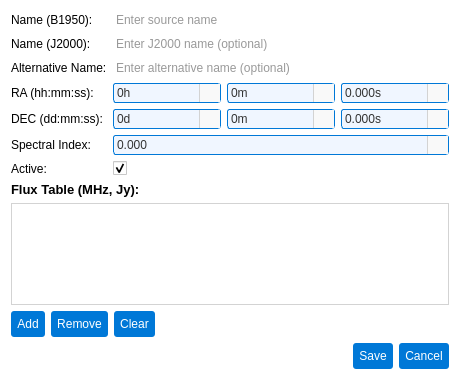
<?xml version="1.0" encoding="UTF-8"?>
<ui version="4.0">
 <class>SourceEditorDialog</class>
 <widget class="QDialog" name="SourceEditorDialog">
  <property name="windowModality">
   <enum>Qt::WindowModality::ApplicationModal</enum>
  </property>
  <property name="geometry">
   <rect>
    <x>0</x>
    <y>0</y>
    <width>460</width>
    <height>380</height>
   </rect>
  </property>
  <property name="sizePolicy">
   <sizepolicy hsizetype="Fixed" vsizetype="Fixed">
    <horstretch>0</horstretch>
    <verstretch>0</verstretch>
   </sizepolicy>
  </property>
  <property name="minimumSize">
   <size>
    <width>460</width>
    <height>380</height>
   </size>
  </property>
  <property name="maximumSize">
   <size>
    <width>460</width>
    <height>380</height>
   </size>
  </property>
  <property name="windowTitle">
   <string>Edit Source</string>
  </property>
  <property name="styleSheet">
   <string>background-color: #ffffff; font-family: Arial;</string>
  </property>
  <property name="modal">
   <bool>true</bool>
  </property>
  <layout class="QVBoxLayout" name="verticalLayout">
   <item>
    <layout class="QFormLayout" name="formLayout">
     <item row="0" column="0">
      <widget class="QLabel" name="labelName">
       <property name="text">
        <string>Name (B1950):</string>
       </property>
      </widget>
     </item>
     <item row="0" column="1">
      <widget class="QLineEdit" name="nameEdit">
       <property name="styleSheet">
        <string notr="true">QLineEdit {
    font-family: Arial;
    font-size: 9pt;
    color: #333333;
    padding: 1px;
    border-radius: 3px;
}
QLineEdit[readOnly=&quot;true&quot;] {
    border: 1px solid #d3d3d3;
    background-color: #f9f9f9;
}
QLineEdit[readOnly=&quot;false&quot;] {
    border: 1px solid #0078d7;
    background-color: #f0f6ff;
}
QLineEdit[readOnly=&quot;false&quot;]:hover {
    border: 1px solid #1a8cff;
}
QLineEdit[readOnly=&quot;false&quot;]:focus {
    border: 1px solid #005bb5;
    background-color: #ffffff;
}</string>
       </property>
       <property name="placeholderText">
        <string>Enter source name</string>
       </property>
      </widget>
     </item>
     <item row="1" column="0">
      <widget class="QLabel" name="labelNameJ2000">
       <property name="text">
        <string>Name (J2000):</string>
       </property>
      </widget>
     </item>
     <item row="1" column="1">
      <widget class="QLineEdit" name="nameJ2000Edit">
       <property name="styleSheet">
        <string notr="true">QLineEdit {
    font-family: Arial;
    font-size: 9pt;
    color: #333333;
    padding: 1px;
    border-radius: 3px;
}
QLineEdit[readOnly=&quot;true&quot;] {
    border: 1px solid #d3d3d3;
    background-color: #f9f9f9;
}
QLineEdit[readOnly=&quot;false&quot;] {
    border: 1px solid #0078d7;
    background-color: #f0f6ff;
}
QLineEdit[readOnly=&quot;false&quot;]:hover {
    border: 1px solid #1a8cff;
}
QLineEdit[readOnly=&quot;false&quot;]:focus {
    border: 1px solid #005bb5;
    background-color: #ffffff;
}</string>
       </property>
       <property name="placeholderText">
        <string>Enter J2000 name (optional)</string>
       </property>
      </widget>
     </item>
     <item row="2" column="0">
      <widget class="QLabel" name="labelAltName">
       <property name="text">
        <string>Alternative Name:</string>
       </property>
      </widget>
     </item>
     <item row="2" column="1">
      <widget class="QLineEdit" name="altNameEdit">
       <property name="styleSheet">
        <string notr="true">QLineEdit {
    font-family: Arial;
    font-size: 9pt;
    color: #333333;
    padding: 1px;
    border-radius: 3px;
}
QLineEdit[readOnly=&quot;true&quot;] {
    border: 1px solid #d3d3d3;
    background-color: #f9f9f9;
}
QLineEdit[readOnly=&quot;false&quot;] {
    border: 1px solid #0078d7;
    background-color: #f0f6ff;
}
QLineEdit[readOnly=&quot;false&quot;]:hover {
    border: 1px solid #1a8cff;
}
QLineEdit[readOnly=&quot;false&quot;]:focus {
    border: 1px solid #005bb5;
    background-color: #ffffff;
}</string>
       </property>
       <property name="placeholderText">
        <string>Enter alternative name (optional)</string>
       </property>
      </widget>
     </item>
     <item row="3" column="0">
      <widget class="QLabel" name="labelRa">
       <property name="text">
        <string>RA (hh:mm:ss):</string>
       </property>
      </widget>
     </item>
     <item row="3" column="1">
      <layout class="QHBoxLayout" name="raLayout">
       <item>
        <widget class="QDoubleSpinBox" name="raHEdit">
         <property name="styleSheet">
          <string notr="true">/* Base style for QDoubleSpinBox */
QDoubleSpinBox {
    font-family: Arial;
    font-size: 9pt;
    color: #333333;
    padding: 1px;
    padding-right: 20px;
    border-radius: 3px;
    background-color: #f9f9f9; /* Matches readOnly QLineEdit background */
    border: 1px solid #d3d3d3; /* Matches readOnly QLineEdit border */
}

/* Editable state */
QDoubleSpinBox:editable {
    background-color: #f0f6ff; /* Matches editable QComboBox background */
    border: 1px solid #0078d7; /* Matches editable QComboBox border */
}

/* Editable hover state */
QDoubleSpinBox:editable:hover {
    border: 1px solid #1a8cff; /* Matches editable QComboBox:hover border */
}

/* Editable focus state */
QDoubleSpinBox:editable:focus {
    border: 1px solid #005bb5; /* Matches editable QComboBox:focus border */
    background-color: #ffffff; /* Matches editable QComboBox:focus background */
}

/* Non-editable state */
QDoubleSpinBox:!editable {
    background-color: #f0f6ff; /* Matches non-editable QComboBox background */
    border: 1px solid #0078d7; /* Matches non-editable QComboBox border */
}

/* Non-editable hover state */
QDoubleSpinBox:!editable:hover {
    border: 1px solid #1a8cff; /* Matches non-editable QComboBox:hover border */
}

/* Non-editable focus state */
QDoubleSpinBox:!editable:focus {
    border: 1px solid #005bb5; /* Matches non-editable QComboBox:focus border */
    background-color: #ffffff; /* Matches non-editable QComboBox:focus background */
}

/* Styling for up/down buttons */
QDoubleSpinBox::up-button, QDoubleSpinBox::down-button {
    subcontrol-origin: padding;
    width: 20px;
    border-left: 1px solid #d3d3d3; /* Visual separation like QComboBox drop-down */
    background-color: #f9f9f9; /* Matches QComboBox drop-down background */
}
/* Hover state for up/down buttons */
QDoubleSpinBox::up-button:hover, QDoubleSpinBox::down-button:hover {
    background-color: #0078d7; /* Matches QComboBox drop-down:hover */
}

/* Up arrow styling */
QDoubleSpinBox::up-arrow {
    width: 12px;
    height: 12px;
    image: url(:/icons/up_arrow_icon.svg); /* Ensure this icon exists */
}
/* Down arrow styling */
QDoubleSpinBox::down-arrow {
    width: 12px;
    height: 12px;
    image: url(:/icons/down_arrow_icon.svg); /* Matches QComboBox down-arrow */
}</string>
         </property>
         <property name="suffix">
          <string>h</string>
         </property>
         <property name="decimals">
          <number>0</number>
         </property>
         <property name="maximum">
          <double>23.000000000000000</double>
         </property>
        </widget>
       </item>
       <item>
        <widget class="QDoubleSpinBox" name="raMEdit">
         <property name="styleSheet">
          <string notr="true">/* Base style for QDoubleSpinBox */
QDoubleSpinBox {
    font-family: Arial;
    font-size: 9pt;
    color: #333333;
    padding: 1px;
    padding-right: 20px;
    border-radius: 3px;
    background-color: #f9f9f9; /* Matches readOnly QLineEdit background */
    border: 1px solid #d3d3d3; /* Matches readOnly QLineEdit border */
}

/* Editable state */
QDoubleSpinBox:editable {
    background-color: #f0f6ff; /* Matches editable QComboBox background */
    border: 1px solid #0078d7; /* Matches editable QComboBox border */
}

/* Editable hover state */
QDoubleSpinBox:editable:hover {
    border: 1px solid #1a8cff; /* Matches editable QComboBox:hover border */
}

/* Editable focus state */
QDoubleSpinBox:editable:focus {
    border: 1px solid #005bb5; /* Matches editable QComboBox:focus border */
    background-color: #ffffff; /* Matches editable QComboBox:focus background */
}

/* Non-editable state */
QDoubleSpinBox:!editable {
    background-color: #f0f6ff; /* Matches non-editable QComboBox background */
    border: 1px solid #0078d7; /* Matches non-editable QComboBox border */
}

/* Non-editable hover state */
QDoubleSpinBox:!editable:hover {
    border: 1px solid #1a8cff; /* Matches non-editable QComboBox:hover border */
}

/* Non-editable focus state */
QDoubleSpinBox:!editable:focus {
    border: 1px solid #005bb5; /* Matches non-editable QComboBox:focus border */
    background-color: #ffffff; /* Matches non-editable QComboBox:focus background */
}

/* Styling for up/down buttons */
QDoubleSpinBox::up-button, QDoubleSpinBox::down-button {
    subcontrol-origin: padding;
    width: 20px;
    border-left: 1px solid #d3d3d3; /* Visual separation like QComboBox drop-down */
    background-color: #f9f9f9; /* Matches QComboBox drop-down background */
}
/* Hover state for up/down buttons */
QDoubleSpinBox::up-button:hover, QDoubleSpinBox::down-button:hover {
    background-color: #0078d7; /* Matches QComboBox drop-down:hover */
}

/* Up arrow styling */
QDoubleSpinBox::up-arrow {
    width: 12px;
    height: 12px;
    image: url(:/icons/up_arrow_icon.svg); /* Ensure this icon exists */
}
/* Down arrow styling */
QDoubleSpinBox::down-arrow {
    width: 12px;
    height: 12px;
    image: url(:/icons/down_arrow_icon.svg); /* Matches QComboBox down-arrow */
}</string>
         </property>
         <property name="suffix">
          <string>m</string>
         </property>
         <property name="decimals">
          <number>0</number>
         </property>
         <property name="maximum">
          <double>59.000000000000000</double>
         </property>
        </widget>
       </item>
       <item>
        <widget class="QDoubleSpinBox" name="raSEdit">
         <property name="styleSheet">
          <string notr="true">/* Base style for QDoubleSpinBox */
QDoubleSpinBox {
    font-family: Arial;
    font-size: 9pt;
    color: #333333;
    padding: 1px;
    padding-right: 20px;
    border-radius: 3px;
    background-color: #f9f9f9; /* Matches readOnly QLineEdit background */
    border: 1px solid #d3d3d3; /* Matches readOnly QLineEdit border */
}

/* Editable state */
QDoubleSpinBox:editable {
    background-color: #f0f6ff; /* Matches editable QComboBox background */
    border: 1px solid #0078d7; /* Matches editable QComboBox border */
}

/* Editable hover state */
QDoubleSpinBox:editable:hover {
    border: 1px solid #1a8cff; /* Matches editable QComboBox:hover border */
}

/* Editable focus state */
QDoubleSpinBox:editable:focus {
    border: 1px solid #005bb5; /* Matches editable QComboBox:focus border */
    background-color: #ffffff; /* Matches editable QComboBox:focus background */
}

/* Non-editable state */
QDoubleSpinBox:!editable {
    background-color: #f0f6ff; /* Matches non-editable QComboBox background */
    border: 1px solid #0078d7; /* Matches non-editable QComboBox border */
}

/* Non-editable hover state */
QDoubleSpinBox:!editable:hover {
    border: 1px solid #1a8cff; /* Matches non-editable QComboBox:hover border */
}

/* Non-editable focus state */
QDoubleSpinBox:!editable:focus {
    border: 1px solid #005bb5; /* Matches non-editable QComboBox:focus border */
    background-color: #ffffff; /* Matches non-editable QComboBox:focus background */
}

/* Styling for up/down buttons */
QDoubleSpinBox::up-button, QDoubleSpinBox::down-button {
    subcontrol-origin: padding;
    width: 20px;
    border-left: 1px solid #d3d3d3; /* Visual separation like QComboBox drop-down */
    background-color: #f9f9f9; /* Matches QComboBox drop-down background */
}
/* Hover state for up/down buttons */
QDoubleSpinBox::up-button:hover, QDoubleSpinBox::down-button:hover {
    background-color: #0078d7; /* Matches QComboBox drop-down:hover */
}

/* Up arrow styling */
QDoubleSpinBox::up-arrow {
    width: 12px;
    height: 12px;
    image: url(:/icons/up_arrow_icon.svg); /* Ensure this icon exists */
}
/* Down arrow styling */
QDoubleSpinBox::down-arrow {
    width: 12px;
    height: 12px;
    image: url(:/icons/down_arrow_icon.svg); /* Matches QComboBox down-arrow */
}</string>
         </property>
         <property name="suffix">
          <string>s</string>
         </property>
         <property name="decimals">
          <number>3</number>
         </property>
         <property name="maximum">
          <double>59.999000000000002</double>
         </property>
        </widget>
       </item>
      </layout>
     </item>
     <item row="4" column="0">
      <widget class="QLabel" name="labelDec">
       <property name="text">
        <string>DEC (dd:mm:ss):</string>
       </property>
      </widget>
     </item>
     <item row="4" column="1">
      <layout class="QHBoxLayout" name="decLayout">
       <item>
        <widget class="QDoubleSpinBox" name="deDEdit">
         <property name="styleSheet">
          <string notr="true">/* Base style for QDoubleSpinBox */
QDoubleSpinBox {
    font-family: Arial;
    font-size: 9pt;
    color: #333333;
    padding: 1px;
    padding-right: 20px;
    border-radius: 3px;
    background-color: #f9f9f9; /* Matches readOnly QLineEdit background */
    border: 1px solid #d3d3d3; /* Matches readOnly QLineEdit border */
}

/* Editable state */
QDoubleSpinBox:editable {
    background-color: #f0f6ff; /* Matches editable QComboBox background */
    border: 1px solid #0078d7; /* Matches editable QComboBox border */
}

/* Editable hover state */
QDoubleSpinBox:editable:hover {
    border: 1px solid #1a8cff; /* Matches editable QComboBox:hover border */
}

/* Editable focus state */
QDoubleSpinBox:editable:focus {
    border: 1px solid #005bb5; /* Matches editable QComboBox:focus border */
    background-color: #ffffff; /* Matches editable QComboBox:focus background */
}

/* Non-editable state */
QDoubleSpinBox:!editable {
    background-color: #f0f6ff; /* Matches non-editable QComboBox background */
    border: 1px solid #0078d7; /* Matches non-editable QComboBox border */
}

/* Non-editable hover state */
QDoubleSpinBox:!editable:hover {
    border: 1px solid #1a8cff; /* Matches non-editable QComboBox:hover border */
}

/* Non-editable focus state */
QDoubleSpinBox:!editable:focus {
    border: 1px solid #005bb5; /* Matches non-editable QComboBox:focus border */
    background-color: #ffffff; /* Matches non-editable QComboBox:focus background */
}

/* Styling for up/down buttons */
QDoubleSpinBox::up-button, QDoubleSpinBox::down-button {
    subcontrol-origin: padding;
    width: 20px;
    border-left: 1px solid #d3d3d3; /* Visual separation like QComboBox drop-down */
    background-color: #f9f9f9; /* Matches QComboBox drop-down background */
}
/* Hover state for up/down buttons */
QDoubleSpinBox::up-button:hover, QDoubleSpinBox::down-button:hover {
    background-color: #0078d7; /* Matches QComboBox drop-down:hover */
}

/* Up arrow styling */
QDoubleSpinBox::up-arrow {
    width: 12px;
    height: 12px;
    image: url(:/icons/up_arrow_icon.svg); /* Ensure this icon exists */
}
/* Down arrow styling */
QDoubleSpinBox::down-arrow {
    width: 12px;
    height: 12px;
    image: url(:/icons/down_arrow_icon.svg); /* Matches QComboBox down-arrow */
}</string>
         </property>
         <property name="suffix">
          <string>d</string>
         </property>
         <property name="decimals">
          <number>0</number>
         </property>
         <property name="minimum">
          <double>-90.000000000000000</double>
         </property>
         <property name="maximum">
          <double>90.000000000000000</double>
         </property>
        </widget>
       </item>
       <item>
        <widget class="QDoubleSpinBox" name="deMEdit">
         <property name="styleSheet">
          <string notr="true">/* Base style for QDoubleSpinBox */
QDoubleSpinBox {
    font-family: Arial;
    font-size: 9pt;
    color: #333333;
    padding: 1px;
    padding-right: 20px;
    border-radius: 3px;
    background-color: #f9f9f9; /* Matches readOnly QLineEdit background */
    border: 1px solid #d3d3d3; /* Matches readOnly QLineEdit border */
}

/* Editable state */
QDoubleSpinBox:editable {
    background-color: #f0f6ff; /* Matches editable QComboBox background */
    border: 1px solid #0078d7; /* Matches editable QComboBox border */
}

/* Editable hover state */
QDoubleSpinBox:editable:hover {
    border: 1px solid #1a8cff; /* Matches editable QComboBox:hover border */
}

/* Editable focus state */
QDoubleSpinBox:editable:focus {
    border: 1px solid #005bb5; /* Matches editable QComboBox:focus border */
    background-color: #ffffff; /* Matches editable QComboBox:focus background */
}

/* Non-editable state */
QDoubleSpinBox:!editable {
    background-color: #f0f6ff; /* Matches non-editable QComboBox background */
    border: 1px solid #0078d7; /* Matches non-editable QComboBox border */
}

/* Non-editable hover state */
QDoubleSpinBox:!editable:hover {
    border: 1px solid #1a8cff; /* Matches non-editable QComboBox:hover border */
}

/* Non-editable focus state */
QDoubleSpinBox:!editable:focus {
    border: 1px solid #005bb5; /* Matches non-editable QComboBox:focus border */
    background-color: #ffffff; /* Matches non-editable QComboBox:focus background */
}

/* Styling for up/down buttons */
QDoubleSpinBox::up-button, QDoubleSpinBox::down-button {
    subcontrol-origin: padding;
    width: 20px;
    border-left: 1px solid #d3d3d3; /* Visual separation like QComboBox drop-down */
    background-color: #f9f9f9; /* Matches QComboBox drop-down background */
}
/* Hover state for up/down buttons */
QDoubleSpinBox::up-button:hover, QDoubleSpinBox::down-button:hover {
    background-color: #0078d7; /* Matches QComboBox drop-down:hover */
}

/* Up arrow styling */
QDoubleSpinBox::up-arrow {
    width: 12px;
    height: 12px;
    image: url(:/icons/up_arrow_icon.svg); /* Ensure this icon exists */
}
/* Down arrow styling */
QDoubleSpinBox::down-arrow {
    width: 12px;
    height: 12px;
    image: url(:/icons/down_arrow_icon.svg); /* Matches QComboBox down-arrow */
}</string>
         </property>
         <property name="suffix">
          <string>m</string>
         </property>
         <property name="decimals">
          <number>0</number>
         </property>
         <property name="maximum">
          <double>59.000000000000000</double>
         </property>
        </widget>
       </item>
       <item>
        <widget class="QDoubleSpinBox" name="deSEdit">
         <property name="styleSheet">
          <string notr="true">/* Base style for QDoubleSpinBox */
QDoubleSpinBox {
    font-family: Arial;
    font-size: 9pt;
    color: #333333;
    padding: 1px;
    padding-right: 20px;
    border-radius: 3px;
    background-color: #f9f9f9; /* Matches readOnly QLineEdit background */
    border: 1px solid #d3d3d3; /* Matches readOnly QLineEdit border */
}

/* Editable state */
QDoubleSpinBox:editable {
    background-color: #f0f6ff; /* Matches editable QComboBox background */
    border: 1px solid #0078d7; /* Matches editable QComboBox border */
}

/* Editable hover state */
QDoubleSpinBox:editable:hover {
    border: 1px solid #1a8cff; /* Matches editable QComboBox:hover border */
}

/* Editable focus state */
QDoubleSpinBox:editable:focus {
    border: 1px solid #005bb5; /* Matches editable QComboBox:focus border */
    background-color: #ffffff; /* Matches editable QComboBox:focus background */
}

/* Non-editable state */
QDoubleSpinBox:!editable {
    background-color: #f0f6ff; /* Matches non-editable QComboBox background */
    border: 1px solid #0078d7; /* Matches non-editable QComboBox border */
}

/* Non-editable hover state */
QDoubleSpinBox:!editable:hover {
    border: 1px solid #1a8cff; /* Matches non-editable QComboBox:hover border */
}

/* Non-editable focus state */
QDoubleSpinBox:!editable:focus {
    border: 1px solid #005bb5; /* Matches non-editable QComboBox:focus border */
    background-color: #ffffff; /* Matches non-editable QComboBox:focus background */
}

/* Styling for up/down buttons */
QDoubleSpinBox::up-button, QDoubleSpinBox::down-button {
    subcontrol-origin: padding;
    width: 20px;
    border-left: 1px solid #d3d3d3; /* Visual separation like QComboBox drop-down */
    background-color: #f9f9f9; /* Matches QComboBox drop-down background */
}
/* Hover state for up/down buttons */
QDoubleSpinBox::up-button:hover, QDoubleSpinBox::down-button:hover {
    background-color: #0078d7; /* Matches QComboBox drop-down:hover */
}

/* Up arrow styling */
QDoubleSpinBox::up-arrow {
    width: 12px;
    height: 12px;
    image: url(:/icons/up_arrow_icon.svg); /* Ensure this icon exists */
}
/* Down arrow styling */
QDoubleSpinBox::down-arrow {
    width: 12px;
    height: 12px;
    image: url(:/icons/down_arrow_icon.svg); /* Matches QComboBox down-arrow */
}</string>
         </property>
         <property name="suffix">
          <string>s</string>
         </property>
         <property name="decimals">
          <number>3</number>
         </property>
         <property name="maximum">
          <double>59.999000000000002</double>
         </property>
        </widget>
       </item>
      </layout>
     </item>
     <item row="5" column="0">
      <widget class="QLabel" name="labelSpectralIndex">
       <property name="text">
        <string>Spectral Index:</string>
       </property>
      </widget>
     </item>
     <item row="5" column="1">
      <widget class="QDoubleSpinBox" name="spectralIndexEdit">
       <property name="styleSheet">
        <string notr="true">/* Base style for QDoubleSpinBox */
QDoubleSpinBox {
    font-family: Arial;
    font-size: 9pt;
    color: #333333;
    padding: 1px;
    padding-right: 20px;
    border-radius: 3px;
    background-color: #f9f9f9; /* Matches readOnly QLineEdit background */
    border: 1px solid #d3d3d3; /* Matches readOnly QLineEdit border */
}

/* Editable state */
QDoubleSpinBox:editable {
    background-color: #f0f6ff; /* Matches editable QComboBox background */
    border: 1px solid #0078d7; /* Matches editable QComboBox border */
}

/* Editable hover state */
QDoubleSpinBox:editable:hover {
    border: 1px solid #1a8cff; /* Matches editable QComboBox:hover border */
}

/* Editable focus state */
QDoubleSpinBox:editable:focus {
    border: 1px solid #005bb5; /* Matches editable QComboBox:focus border */
    background-color: #ffffff; /* Matches editable QComboBox:focus background */
}

/* Non-editable state */
QDoubleSpinBox:!editable {
    background-color: #f0f6ff; /* Matches non-editable QComboBox background */
    border: 1px solid #0078d7; /* Matches non-editable QComboBox border */
}

/* Non-editable hover state */
QDoubleSpinBox:!editable:hover {
    border: 1px solid #1a8cff; /* Matches non-editable QComboBox:hover border */
}

/* Non-editable focus state */
QDoubleSpinBox:!editable:focus {
    border: 1px solid #005bb5; /* Matches non-editable QComboBox:focus border */
    background-color: #ffffff; /* Matches non-editable QComboBox:focus background */
}

/* Styling for up/down buttons */
QDoubleSpinBox::up-button, QDoubleSpinBox::down-button {
    subcontrol-origin: padding;
    width: 20px;
    border-left: 1px solid #d3d3d3; /* Visual separation like QComboBox drop-down */
    background-color: #f9f9f9; /* Matches QComboBox drop-down background */
}
/* Hover state for up/down buttons */
QDoubleSpinBox::up-button:hover, QDoubleSpinBox::down-button:hover {
    background-color: #0078d7; /* Matches QComboBox drop-down:hover */
}

/* Up arrow styling */
QDoubleSpinBox::up-arrow {
    width: 12px;
    height: 12px;
    image: url(:/icons/up_arrow_icon.svg); /* Ensure this icon exists */
}
/* Down arrow styling */
QDoubleSpinBox::down-arrow {
    width: 12px;
    height: 12px;
    image: url(:/icons/down_arrow_icon.svg); /* Matches QComboBox down-arrow */
}</string>
       </property>
       <property name="decimals">
        <number>3</number>
       </property>
       <property name="minimum">
        <double>-999.000000000000000</double>
       </property>
       <property name="maximum">
        <double>999.000000000000000</double>
       </property>
       <property name="placeholderText" stdset="0">
        <string>Enter spectral index (optional)</string>
       </property>
      </widget>
     </item>
     <item row="6" column="0">
      <widget class="QLabel" name="labelIsActive">
       <property name="text">
        <string>Active:</string>
       </property>
      </widget>
     </item>
     <item row="6" column="1">
      <widget class="QCheckBox" name="isActiveCheckBox">
       <property name="checked">
        <bool>true</bool>
       </property>
      </widget>
     </item>
    </layout>
   </item>
   <item>
    <layout class="QGridLayout" name="gridLayout">
     <item row="2" column="0">
      <layout class="QHBoxLayout" name="horizontalLayout">
       <item>
        <widget class="QPushButton" name="addFluxButton">
         <property name="styleSheet">
          <string>background-color: #0078d7; color: #ffffff; padding: 6px; border-radius: 3px;</string>
         </property>
         <property name="text">
          <string>Add</string>
         </property>
        </widget>
       </item>
       <item>
        <widget class="QPushButton" name="removeFluxButton">
         <property name="styleSheet">
          <string notr="true">QPushButton {
    background-color: #0078d7;
    color: #ffffff;
    padding: 6px;
    border-radius: 3px;
    border: none;
}
QPushButton:hover {
    background-color: #1a8cff; /* Светлее при наведении */
}
QPushButton:pressed {
    background-color: #005bb5; /* Темнее при нажатии */
    padding-top: 7px; /* Легкое смещение вниз для эффекта &quot;продавливания&quot; */
    padding-bottom: 5px;
}</string>
         </property>
         <property name="text">
          <string>Remove</string>
         </property>
        </widget>
       </item>
       <item>
        <widget class="QPushButton" name="clearFluxButton">
         <property name="styleSheet">
          <string notr="true">QPushButton {
    background-color: #0078d7;
    color: #ffffff;
    padding: 6px;
    border-radius: 3px;
    border: none;
}
QPushButton:hover {
    background-color: #1a8cff; /* Светлее при наведении */
}
QPushButton:pressed {
    background-color: #005bb5; /* Темнее при нажатии */
    padding-top: 7px; /* Легкое смещение вниз для эффекта &quot;продавливания&quot; */
    padding-bottom: 5px;
}</string>
         </property>
         <property name="text">
          <string>Clear</string>
         </property>
        </widget>
       </item>
       <item>
        <spacer name="horizontalSpacer_2">
         <property name="orientation">
          <enum>Qt::Orientation::Horizontal</enum>
         </property>
         <property name="sizeHint" stdset="0">
          <size>
           <width>40</width>
           <height>20</height>
          </size>
         </property>
        </spacer>
       </item>
      </layout>
     </item>
     <item row="1" column="0">
      <widget class="QTableView" name="fluxTable">
       <property name="styleSheet">
        <string notr="true">/* QTableView and QHeaderView styles for pAstroCORE */

/* Table View */
QTableView, QTableWidget {
    background-color: #ffffff;
    gridline-color: #d3d3d3;
    color: #333333;
    font-family: Arial, sans-serif;
    font-size: 9pt;
    border: 1px solid #d3d3d3; /* External border for table */
}

QTableView::item:selected, QTableWidget::item:selected {
    background-color: #0078d7;
    color: #ffffff;
}

QTableView::item:hover, QTableWidget::item:hover {
    background-color: #1a8cff;
    color: #ffffff;
}

/* Header View */
QHeaderView {
    background-color: #f9f9f9;
    border: none; /* No external border to avoid doubling with QTableView */
    border-bottom: 1px solid #d3d3d3; /* Bottom border to separate from content */
}

QHeaderView::section {
    background-color: #f9f9f9;
    color: #333333;
    border-bottom: none; /* No bottom border, handled by QHeaderView */
    border-right: none; /* Avoid doubling with adjacent sections */
    border-left: none; /* Clean look */
    border-top: none; /* Clean look */
    padding: 4px;
    font-family: Arial, sans-serif;
    font-size: 9pt;
}

QHeaderView::section:horizontal {
    border-right: 1px solid #d3d3d3; /* Separator between columns */
}

QHeaderView::section:vertical {
    border-bottom: 1px solid #d3d3d3; /* Separator between rows */
}

QHeaderView::section:hover {
    background-color: #1a8cff;
    color: #ffffff;
}</string>
       </property>
       <property name="editTriggers">
        <set>QAbstractItemView::EditTrigger::DoubleClicked|QAbstractItemView::EditTrigger::EditKeyPressed</set>
       </property>
       <property name="alternatingRowColors">
        <bool>true</bool>
       </property>
       <property name="selectionMode">
        <enum>QAbstractItemView::SelectionMode::SingleSelection</enum>
       </property>
       <property name="selectionBehavior">
        <enum>QAbstractItemView::SelectionBehavior::SelectRows</enum>
       </property>
      </widget>
     </item>
     <item row="0" column="0">
      <widget class="QLabel" name="labelFluxTable">
       <property name="font">
        <font>
         <family>Arial</family>
         <pointsize>10</pointsize>
         <bold>true</bold>
        </font>
       </property>
       <property name="text">
        <string>Flux Table (MHz, Jy):</string>
       </property>
      </widget>
     </item>
    </layout>
   </item>
   <item>
    <layout class="QHBoxLayout" name="buttonLayout">
     <item>
      <spacer name="horizontalSpacer">
       <property name="orientation">
        <enum>Qt::Orientation::Horizontal</enum>
       </property>
       <property name="sizeHint" stdset="0">
        <size>
         <width>40</width>
         <height>20</height>
        </size>
       </property>
      </spacer>
     </item>
     <item>
      <widget class="QPushButton" name="saveButton">
       <property name="styleSheet">
        <string notr="true">QPushButton {
    background-color: #0078d7;
    color: #ffffff;
    padding: 6px;
    border-radius: 3px;
    border: none;
}
QPushButton:hover {
    background-color: #1a8cff; /* Светлее при наведении */
}
QPushButton:pressed {
    background-color: #005bb5; /* Темнее при нажатии */
    padding-top: 7px; /* Легкое смещение вниз для эффекта &quot;продавливания&quot; */
    padding-bottom: 5px;
}</string>
       </property>
       <property name="text">
        <string>Save</string>
       </property>
      </widget>
     </item>
     <item>
      <widget class="QPushButton" name="cancelButton">
       <property name="styleSheet">
        <string notr="true">QPushButton {
    background-color: #0078d7;
    color: #ffffff;
    padding: 6px;
    border-radius: 3px;
    border: none;
}
QPushButton:hover {
    background-color: #1a8cff; /* Светлее при наведении */
}
QPushButton:pressed {
    background-color: #005bb5; /* Темнее при нажатии */
    padding-top: 7px; /* Легкое смещение вниз для эффекта &quot;продавливания&quot; */
    padding-bottom: 5px;
}</string>
       </property>
       <property name="text">
        <string>Cancel</string>
       </property>
      </widget>
     </item>
    </layout>
   </item>
  </layout>
 </widget>
 <resources/>
 <connections>
  <connection>
   <sender>saveButton</sender>
   <signal>clicked()</signal>
   <receiver>SourceEditorDialog</receiver>
   <slot>accept()</slot>
   <hints>
    <hint type="sourcelabel">
     <x>20</x>
     <y>20</y>
    </hint>
    <hint type="destinationlabel">
     <x>20</x>
     <y>20</y>
    </hint>
   </hints>
  </connection>
  <connection>
   <sender>cancelButton</sender>
   <signal>clicked()</signal>
   <receiver>SourceEditorDialog</receiver>
   <slot>reject()</slot>
   <hints>
    <hint type="sourcelabel">
     <x>20</x>
     <y>20</y>
    </hint>
    <hint type="destinationlabel">
     <x>20</x>
     <y>20</y>
    </hint>
   </hints>
  </connection>
 </connections>
</ui>
